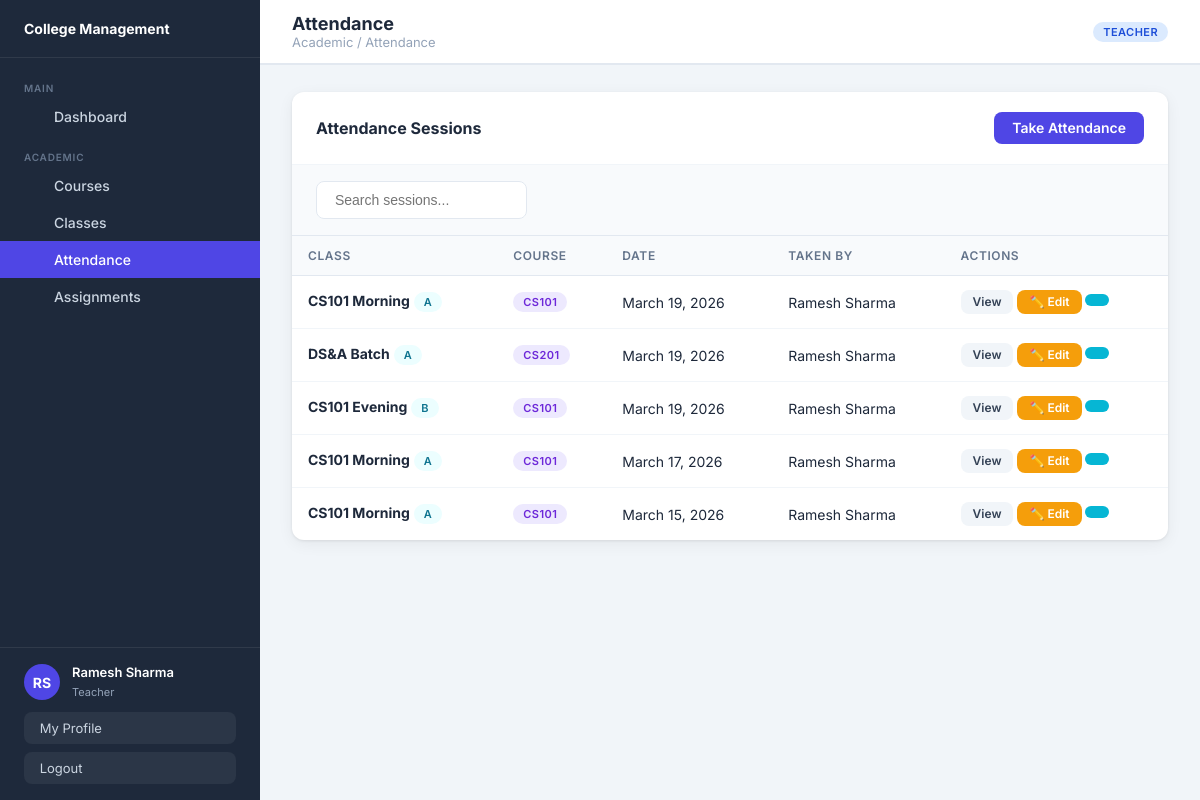
Screenshot of /attendance/ (signed in) with the database file from the repository.
### users/models.py (models this page shows, shortened)
class CustomUser(AbstractUser):
    ROLE_CHOICES = [('admin','Admin'),('teacher','Teacher'),('student','Student')]
    role = models.CharField(max_length=10, choices=ROLE_CHOICES, default='student')
    phone = models.CharField(max_length=20, blank=True)
    address = models.TextField(blank=True)
    date_of_birth = models.DateField(null=True, blank=True)
    @property
    def is_admin(self): return self.role == 'admin'
    @property
    def is_teacher(self): return self.role == 'teacher'

### attendance/models.py (models this page shows, shortened)
class AttendanceSession(models.Model):
    classroom = models.ForeignKey(Classroom, on_delete=models.CASCADE, related_name='sessions')
    date = models.DateField()
    taken_by = models.ForeignKey(CustomUser, on_delete=models.SET_NULL, null=True,
        limit_choices_to={'role': 'teacher'})
    created_at = models.DateTimeField(auto_now_add=True)
    class Meta:
        unique_together = ['classroom', 'date']
        ordering = ['-date']

### classes/models.py (models this page shows, shortened)
class Classroom(models.Model):
    name = models.CharField(max_length=100)
    section = models.CharField(max_length=20, blank=True)
    course = models.ForeignKey(Course, on_delete=models.CASCADE, related_name='classrooms')
    teacher = models.ForeignKey(CustomUser, on_delete=models.SET_NULL, null=True, blank=True,
        related_name='teaching_classes', limit_choices_to={'role': 'teacher'})
    students = models.ManyToManyField(CustomUser, blank=True,
        related_name='enrolled_classes', limit_choices_to={'role': 'student'})
    schedule = models.CharField(max_length=200, blank=True)
    room_number = models.CharField(max_length=20, blank=True)
    created_at = models.DateTimeField(auto_now_add=True)
    class Meta:
        ordering = ['name']

### courses/models.py (models this page shows, shortened)
class Course(models.Model):
    name = models.CharField(max_length=200)
    code = models.CharField(max_length=20, unique=True)
    description = models.TextField(blank=True)
    credits = models.PositiveIntegerField(default=3)
    teacher = models.ForeignKey(CustomUser, on_delete=models.SET_NULL, null=True, blank=True,
        related_name='teaching_courses', limit_choices_to={'role': 'teacher'})
    students = models.ManyToManyField(CustomUser, blank=True,
        related_name='enrolled_courses', limit_choices_to={'role': 'student'})
    created_at = models.DateTimeField(auto_now_add=True)

### attendance/views.py (the view)
# urls.py: path('', views.attendance_list, name='attendance_list'),
@login_required
def attendance_list(request):
    u = request.user
    if u.is_admin:
        sessions = AttendanceSession.objects.select_related('classroom', 'taken_by').order_by('-date')
    elif u.is_teacher:
        sessions = AttendanceSession.objects.filter(taken_by=u).select_related('classroom').order_by('-date')
    else:
        sessions = AttendanceSession.objects.filter(
            classroom__in=u.enrolled_classes.all()
        ).order_by('-date')
    return render(request, 'attendance/attendance_list.html', {'sessions': sessions})

### attendance/templates/attendance/attendance_list.html (shortened to what this page needs)
{% extends 'base.html' %}
{% block page_title %}Attendance{% endblock %}
{% block breadcrumb %}Academic / Attendance{% endblock %}
{% block content %}
<div class="card">
  <div class="card-header">
    <h3 class="card-title"> Attendance Sessions</h3>
    {% if user.is_teacher or user.is_admin %}
    <a href="{% url 'class_list' %}" class="btn btn-primary"> Take Attendance</a>
    {% endif %}
  </div>
  <div class="filter-bar">
    <input type="text" id="table-search" placeholder=" Search sessions..."/>
  </div>
  {% if sessions %}
  <div class="table-wrapper">
    <table>
      <thead>
        <tr><th>Class</th><th>Course</th><th>Date</th><th>Taken By</th><th>Actions</th></tr>
      </thead>
      <tbody>
        {% for s in sessions %}
        <tr>
          <td><strong>{{ s.classroom.name }}</strong>{% if s.classroom.section %} <span class="badge badge-info">{{ s.classroom.section }}</span>{% endif %}</td>
          <td><span class="badge badge-primary">{{ s.classroom.course.code }}</span></td>
          <td>{{ s.date }}</td>
          <td>{{ s.taken_by.get_full_name|default:s.taken_by.username|default:"—" }}</td>
          <td>
            <a href="{% url 'session_detail' s.pk %}" class="btn btn-sm btn-secondary"> View</a>
            {% if user.is_teacher or user.is_admin %}
            <a href="{% url 'take_attendance' s.classroom.pk %}?date={{ s.date|date:'Y-m-d' }}" class="btn btn-sm btn-warning">✏️ Edit</a>
            <a href="{% url 'attendance_report' s.classroom.pk %}" class="btn btn-sm btn-info"></a>
            {% endif %}
          </td>
        </tr>
        {% endfor %}
      </tbody>
    </table>
  </div>
  {% endif %}
</div>
{% endblock %}

### templates/base.html (shortened to what this page needs)
{% load static %}
<!DOCTYPE html>
<html lang="en">
<head>
<link rel="stylesheet" href="{% static 'css/main.css' %}"/>
</head>
<body>
<div class="layout">
  <aside class="sidebar">
    <div class="sidebar-brand">
      <div class="brand-text">
        <h2> College Management</h2>
      </div>
    </div>
    <nav class="sidebar-nav">
      <div class="nav-section">
        <div class="nav-section-title">Main</div>
        <a href="{% url 'dashboard' %}" class="nav-item"> Dashboard</a>
      </div>
      <div class="nav-section">
        <div class="nav-section-title">Academic</div>
        <a href="{% url 'course_list' %}" class="nav-item"> Courses</a>
        <a href="{% url 'class_list' %}" class="nav-item"> Classes</a>
        <a href="{% url 'attendance_list' %}" class="nav-item"> Attendance</a>
        <a href="{% url 'assignment_list' %}" class="nav-item"> Assignments</a>
      </div>
    </nav>
    <div class="sidebar-footer">
      <div class="sidebar-user">
        <div class="avatar">{{ user.first_name|first|upper }}{{ user.last_name|first|upper }}</div>
        <div class="user-info">
          <p>{{ user.get_full_name|default:user.username }}</p>
          <span>{{ user.role|capfirst }}</span>
        </div>
      </div>
      <a href="{% url 'profile' %}" class="btn-logout" style="margin-bottom:8px;"> &nbsp;My Profile</a>
      <a href="{% url 'logout' %}" class="btn-logout"> &nbsp;Logout</a>
    </div>
  </aside>
  <div class="main-content">
    <header class="topbar">
      <div class="topbar-left">
        <div>
          <div class="page-title">{% block page_title %}Dashboard{% endblock %}</div>
          <div class="breadcrumb">{% block breadcrumb %}Home{% endblock %}</div>
        </div>
      </div>
      <div class="topbar-right">
        <span class="badge badge-{{ user.role }}">{{ user.role|capfirst }}</span>
      </div>
    </header>
    <main class="page-body">
      {% block content %}{% endblock %}
    </main>
  </div>
</div>
</body>
</html>

### rows the page displays
CustomUser: first_name|first "R", last_name|first "S", get_full_name "Ramesh Sharma", role "Teacher", role "TEACHER"
AttendanceSession: classroom.name "CS101 Morning", classroom.section "A", classroom.course.code "CS101", date "March 19, 2026", taken_by.get_full_name "Ramesh Sharma"
AttendanceSession: classroom.name "DS&A Batch", classroom.section "A", classroom.course.code "CS201", date "March 19, 2026", taken_by.get_full_name "Ramesh Sharma"
AttendanceSession: classroom.name "CS101 Evening", classroom.section "B", classroom.course.code "CS101", date "March 19, 2026", taken_by.get_full_name "Ramesh Sharma"
AttendanceSession: classroom.name "CS101 Morning", classroom.section "A", classroom.course.code "CS101", date "March 17, 2026", taken_by.get_full_name "Ramesh Sharma"
AttendanceSession: classroom.name "CS101 Morning", classroom.section "A", classroom.course.code "CS101", date "March 15, 2026", taken_by.get_full_name "Ramesh Sharma"
